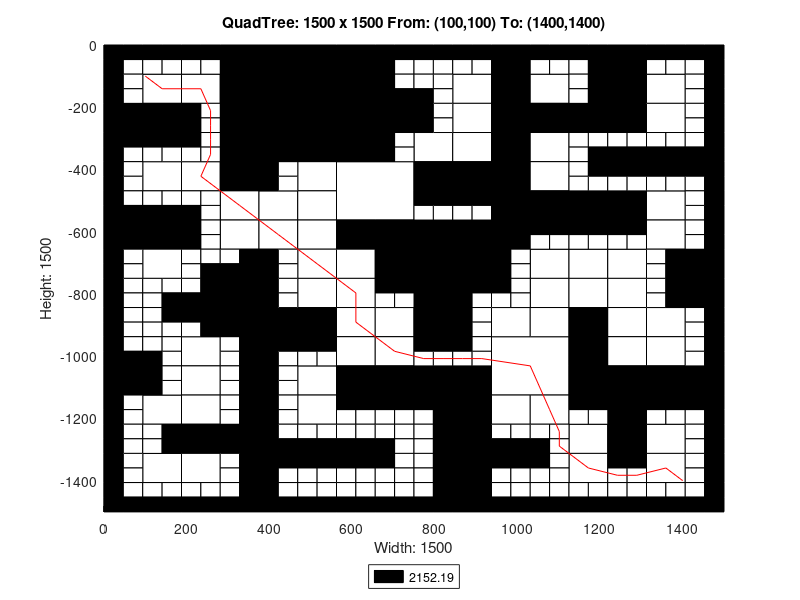

MATLAB code to generate this figure:
axis([0 1500 -1500 0]);
title('QuadTree: 1500 x 1500 From: (100,100) To: (1400,1400)');
xlabel('Width: 1500');
ylabel('Height: 1500');
rectangle('Position',[375 -187.5 187.5 187.5], 'FaceColor',[0 0 0]);
rectangle('Position',[375 -375 187.5 187.5], 'FaceColor',[0 0 0]);
rectangle('Position',[562.5 -562.5 187.5 187.5], 'FaceColor',[1 1 1]);
rectangle('Position',[750 -750 187.5 187.5], 'FaceColor',[0 0 0]);
rectangle('Position',[937.5 -1125 187.5 187.5], 'FaceColor',[1 1 1]);
rectangle('Position',[93.75 -187.5 93.75 93.75], 'FaceColor',[1 1 1]);
rectangle('Position',[281.25 -93.75 93.75 93.75], 'FaceColor',[0 0 0]);
rectangle('Position',[187.5 -187.5 93.75 93.75], 'FaceColor',[1 1 1]);
rectangle('Position',[281.25 -187.5 93.75 93.75], 'FaceColor',[0 0 0]);
rectangle('Position',[0 -281.25 93.75 93.75], 'FaceColor',[0 0 0]);
rectangle('Position',[93.75 -281.25 93.75 93.75], 'FaceColor',[0 0 0]);
rectangle('Position',[281.25 -281.25 93.75 93.75], 'FaceColor',[0 0 0]);
rectangle('Position',[281.25 -375 93.75 93.75], 'FaceColor',[0 0 0]);
rectangle('Position',[562.5 -93.75 93.75 93.75], 'FaceColor',[0 0 0]);
rectangle('Position',[562.5 -187.5 93.75 93.75], 'FaceColor',[0 0 0]);
rectangle('Position',[562.5 -281.25 93.75 93.75], 'FaceColor',[0 0 0]);
rectangle('Position',[656.25 -281.25 93.75 93.75], 'FaceColor',[0 0 0]);
rectangle('Position',[562.5 -375 93.75 93.75], 'FaceColor',[0 0 0]);
rectangle('Position',[93.75 -468.75 93.75 93.75], 'FaceColor',[1 1 1]);
rectangle('Position',[187.5 -468.75 93.75 93.75], 'FaceColor',[1 1 1]);
rectangle('Position',[281.25 -468.75 93.75 93.75], 'FaceColor',[0 0 0]);
rectangle('Position',[281.25 -562.5 93.75 93.75], 'FaceColor',[1 1 1]);
rectangle('Position',[0 -656.25 93.75 93.75], 'FaceColor',[0 0 0]);
rectangle('Position',[93.75 -656.25 93.75 93.75], 'FaceColor',[0 0 0]);
rectangle('Position',[93.75 -750 93.75 93.75], 'FaceColor',[1 1 1]);
rectangle('Position',[281.25 -656.25 93.75 93.75], 'FaceColor',[1 1 1]);
rectangle('Position',[468.75 -468.75 93.75 93.75], 'FaceColor',[1 1 1]);
rectangle('Position',[375 -562.5 93.75 93.75], 'FaceColor',[1 1 1]);
rectangle('Position',[468.75 -562.5 93.75 93.75], 'FaceColor',[1 1 1]);
rectangle('Position',[375 -656.25 93.75 93.75], 'FaceColor',[1 1 1]);
rectangle('Position',[468.75 -656.25 93.75 93.75], 'FaceColor',[1 1 1]);
rectangle('Position',[468.75 -750 93.75 93.75], 'FaceColor',[1 1 1]);
rectangle('Position',[562.5 -656.25 93.75 93.75], 'FaceColor',[0 0 0]);
rectangle('Position',[656.25 -656.25 93.75 93.75], 'FaceColor',[0 0 0]);
rectangle('Position',[562.5 -750 93.75 93.75], 'FaceColor',[1 1 1]);
rectangle('Position',[656.25 -750 93.75 93.75], 'FaceColor',[0 0 0]);
rectangle('Position',[843.75 -187.5 93.75 93.75], 'FaceColor',[1 1 1]);
rectangle('Position',[937.5 -93.75 93.75 93.75], 'FaceColor',[0 0 0]);
rectangle('Position',[937.5 -187.5 93.75 93.75], 'FaceColor',[0 0 0]);
rectangle('Position',[1031.25 -187.5 93.75 93.75], 'FaceColor',[1 1 1]);
rectangle('Position',[843.75 -281.25 93.75 93.75], 'FaceColor',[1 1 1]);
rectangle('Position',[750 -375 93.75 93.75], 'FaceColor',[1 1 1]);
rectangle('Position',[843.75 -375 93.75 93.75], 'FaceColor',[1 1 1]);
rectangle('Position',[937.5 -281.25 93.75 93.75], 'FaceColor',[0 0 0]);
rectangle('Position',[1031.25 -281.25 93.75 93.75], 'FaceColor',[0 0 0]);
rectangle('Position',[937.5 -375 93.75 93.75], 'FaceColor',[0 0 0]);
rectangle('Position',[1031.25 -375 93.75 93.75], 'FaceColor',[1 1 1]);
rectangle('Position',[1218.75 -93.75 93.75 93.75], 'FaceColor',[0 0 0]);
rectangle('Position',[1218.75 -187.5 93.75 93.75], 'FaceColor',[0 0 0]);
rectangle('Position',[1312.5 -187.5 93.75 93.75], 'FaceColor',[1 1 1]);
rectangle('Position',[1125 -281.25 93.75 93.75], 'FaceColor',[0 0 0]);
rectangle('Position',[1218.75 -281.25 93.75 93.75], 'FaceColor',[0 0 0]);
rectangle('Position',[1312.5 -281.25 93.75 93.75], 'FaceColor',[1 1 1]);
rectangle('Position',[750 -468.75 93.75 93.75], 'FaceColor',[0 0 0]);
rectangle('Position',[843.75 -468.75 93.75 93.75], 'FaceColor',[0 0 0]);
rectangle('Position',[937.5 -468.75 93.75 93.75], 'FaceColor',[0 0 0]);
rectangle('Position',[1031.25 -468.75 93.75 93.75], 'FaceColor',[1 1 1]);
rectangle('Position',[937.5 -562.5 93.75 93.75], 'FaceColor',[0 0 0]);
rectangle('Position',[1031.25 -562.5 93.75 93.75], 'FaceColor',[0 0 0]);
rectangle('Position',[937.5 -656.25 93.75 93.75], 'FaceColor',[0 0 0]);
rectangle('Position',[1031.25 -750 93.75 93.75], 'FaceColor',[1 1 1]);
rectangle('Position',[1125 -562.5 93.75 93.75], 'FaceColor',[0 0 0]);
rectangle('Position',[1218.75 -562.5 93.75 93.75], 'FaceColor',[0 0 0]);
rectangle('Position',[1312.5 -562.5 93.75 93.75], 'FaceColor',[1 1 1]);
rectangle('Position',[1125 -750 93.75 93.75], 'FaceColor',[1 1 1]);
rectangle('Position',[1218.75 -750 93.75 93.75], 'FaceColor',[1 1 1]);
rectangle('Position',[1312.5 -656.25 93.75 93.75], 'FaceColor',[1 1 1]);
rectangle('Position',[1406.25 -750 93.75 93.75], 'FaceColor',[0 0 0]);
rectangle('Position',[281.25 -843.75 93.75 93.75], 'FaceColor',[0 0 0]);
rectangle('Position',[281.25 -937.5 93.75 93.75], 'FaceColor',[0 0 0]);
rectangle('Position',[0 -1125 93.75 93.75], 'FaceColor',[0 0 0]);
rectangle('Position',[187.5 -1031.25 93.75 93.75], 'FaceColor',[1 1 1]);
rectangle('Position',[187.5 -1125 93.75 93.75], 'FaceColor',[1 1 1]);
rectangle('Position',[468.75 -843.75 93.75 93.75], 'FaceColor',[1 1 1]);
rectangle('Position',[375 -937.5 93.75 93.75], 'FaceColor',[0 0 0]);
rectangle('Position',[468.75 -937.5 93.75 93.75], 'FaceColor',[0 0 0]);
rectangle('Position',[562.5 -843.75 93.75 93.75], 'FaceColor',[1 1 1]);
rectangle('Position',[562.5 -937.5 93.75 93.75], 'FaceColor',[1 1 1]);
rectangle('Position',[656.25 -937.5 93.75 93.75], 'FaceColor',[1 1 1]);
rectangle('Position',[468.75 -1125 93.75 93.75], 'FaceColor',[1 1 1]);
rectangle('Position',[562.5 -1031.25 93.75 93.75], 'FaceColor',[1 1 1]);
rectangle('Position',[656.25 -1031.25 93.75 93.75], 'FaceColor',[1 1 1]);
rectangle('Position',[562.5 -1125 93.75 93.75], 'FaceColor',[0 0 0]);
rectangle('Position',[656.25 -1125 93.75 93.75], 'FaceColor',[0 0 0]);
rectangle('Position',[93.75 -1218.75 93.75 93.75], 'FaceColor',[1 1 1]);
rectangle('Position',[187.5 -1218.75 93.75 93.75], 'FaceColor',[1 1 1]);
rectangle('Position',[187.5 -1312.5 93.75 93.75], 'FaceColor',[0 0 0]);
rectangle('Position',[281.25 -1312.5 93.75 93.75], 'FaceColor',[0 0 0]);
rectangle('Position',[93.75 -1406.25 93.75 93.75], 'FaceColor',[1 1 1]);
rectangle('Position',[187.5 -1406.25 93.75 93.75], 'FaceColor',[1 1 1]);
rectangle('Position',[468.75 -1218.75 93.75 93.75], 'FaceColor',[1 1 1]);
rectangle('Position',[750 -843.75 93.75 93.75], 'FaceColor',[0 0 0]);
rectangle('Position',[750 -937.5 93.75 93.75], 'FaceColor',[0 0 0]);
rectangle('Position',[1031.25 -843.75 93.75 93.75], 'FaceColor',[1 1 1]);
rectangle('Position',[937.5 -937.5 93.75 93.75], 'FaceColor',[1 1 1]);
rectangle('Position',[1031.25 -937.5 93.75 93.75], 'FaceColor',[1 1 1]);
rectangle('Position',[750 -1125 93.75 93.75], 'FaceColor',[0 0 0]);
rectangle('Position',[843.75 -1125 93.75 93.75], 'FaceColor',[0 0 0]);
rectangle('Position',[1125 -843.75 93.75 93.75], 'FaceColor',[1 1 1]);
rectangle('Position',[1218.75 -843.75 93.75 93.75], 'FaceColor',[1 1 1]);
rectangle('Position',[1125 -937.5 93.75 93.75], 'FaceColor',[0 0 0]);
rectangle('Position',[1218.75 -937.5 93.75 93.75], 'FaceColor',[1 1 1]);
rectangle('Position',[1406.25 -843.75 93.75 93.75], 'FaceColor',[0 0 0]);
rectangle('Position',[1312.5 -937.5 93.75 93.75], 'FaceColor',[1 1 1]);
rectangle('Position',[1125 -1031.25 93.75 93.75], 'FaceColor',[0 0 0]);
rectangle('Position',[1218.75 -1031.25 93.75 93.75], 'FaceColor',[1 1 1]);
rectangle('Position',[1125 -1125 93.75 93.75], 'FaceColor',[0 0 0]);
rectangle('Position',[1218.75 -1125 93.75 93.75], 'FaceColor',[0 0 0]);
rectangle('Position',[1312.5 -1031.25 93.75 93.75], 'FaceColor',[1 1 1]);
rectangle('Position',[1312.5 -1125 93.75 93.75], 'FaceColor',[0 0 0]);
rectangle('Position',[1406.25 -1125 93.75 93.75], 'FaceColor',[0 0 0]);
rectangle('Position',[843.75 -1218.75 93.75 93.75], 'FaceColor',[0 0 0]);
rectangle('Position',[843.75 -1312.5 93.75 93.75], 'FaceColor',[0 0 0]);
rectangle('Position',[937.5 -1218.75 93.75 93.75], 'FaceColor',[1 1 1]);
rectangle('Position',[1031.25 -1218.75 93.75 93.75], 'FaceColor',[1 1 1]);
rectangle('Position',[843.75 -1406.25 93.75 93.75], 'FaceColor',[0 0 0]);
rectangle('Position',[843.75 -1500 93.75 93.75], 'FaceColor',[0 0 0]);
rectangle('Position',[1218.75 -1218.75 93.75 93.75], 'FaceColor',[0 0 0]);
rectangle('Position',[1125 -1312.5 93.75 93.75], 'FaceColor',[1 1 1]);
rectangle('Position',[1218.75 -1312.5 93.75 93.75], 'FaceColor',[0 0 0]);
rectangle('Position',[1312.5 -1312.5 93.75 93.75], 'FaceColor',[1 1 1]);
rectangle('Position',[1125 -1406.25 93.75 93.75], 'FaceColor',[1 1 1]);
rectangle('Position',[1312.5 -1406.25 93.75 93.75], 'FaceColor',[1 1 1]);
rectangle('Position',[0 -46.875 46.875 46.875], 'FaceColor',[0 0 0]);
rectangle('Position',[46.875 -46.875 46.875 46.875], 'FaceColor',[0 0 0]);
rectangle('Position',[0 -93.75 46.875 46.875], 'FaceColor',[0 0 0]);
rectangle('Position',[46.875 -93.75 46.875 46.875], 'FaceColor',[1 1 1]);
rectangle('Position',[93.75 -46.875 46.875 46.875], 'FaceColor',[0 0 0]);
rectangle('Position',[140.625 -46.875 46.875 46.875], 'FaceColor',[0 0 0]);
rectangle('Position',[93.75 -93.75 46.875 46.875], 'FaceColor',[1 1 1]);
rectangle('Position',[140.625 -93.75 46.875 46.875], 'FaceColor',[1 1 1]);
rectangle('Position',[0 -140.625 46.875 46.875], 'FaceColor',[0 0 0]);
rectangle('Position',[46.875 -140.625 46.875 46.875], 'FaceColor',[1 1 1]);
rectangle('Position',[0 -187.5 46.875 46.875], 'FaceColor',[0 0 0]);
rectangle('Position',[46.875 -187.5 46.875 46.875], 'FaceColor',[1 1 1]);
rectangle('Position',[187.5 -46.875 46.875 46.875], 'FaceColor',[0 0 0]);
rectangle('Position',[234.375 -46.875 46.875 46.875], 'FaceColor',[0 0 0]);
rectangle('Position',[187.5 -93.75 46.875 46.875], 'FaceColor',[1 1 1]);
rectangle('Position',[234.375 -93.75 46.875 46.875], 'FaceColor',[1 1 1]);
rectangle('Position',[0 -328.125 46.875 46.875], 'FaceColor',[0 0 0]);
rectangle('Position',[46.875 -328.125 46.875 46.875], 'FaceColor',[0 0 0]);
rectangle('Position',[0 -375 46.875 46.875], 'FaceColor',[0 0 0]);
rectangle('Position',[46.875 -375 46.875 46.875], 'FaceColor',[1 1 1]);
rectangle('Position',[93.75 -328.125 46.875 46.875], 'FaceColor',[0 0 0]);
rectangle('Position',[140.625 -328.125 46.875 46.875], 'FaceColor',[0 0 0]);
rectangle('Position',[93.75 -375 46.875 46.875], 'FaceColor',[1 1 1]);
rectangle('Position',[140.625 -375 46.875 46.875], 'FaceColor',[1 1 1]);
rectangle('Position',[187.5 -234.375 46.875 46.875], 'FaceColor',[0 0 0]);
rectangle('Position',[234.375 -234.375 46.875 46.875], 'FaceColor',[1 1 1]);
rectangle('Position',[187.5 -281.25 46.875 46.875], 'FaceColor',[0 0 0]);
rectangle('Position',[234.375 -281.25 46.875 46.875], 'FaceColor',[1 1 1]);
rectangle('Position',[187.5 -328.125 46.875 46.875], 'FaceColor',[0 0 0]);
rectangle('Position',[234.375 -328.125 46.875 46.875], 'FaceColor',[1 1 1]);
rectangle('Position',[187.5 -375 46.875 46.875], 'FaceColor',[1 1 1]);
rectangle('Position',[234.375 -375 46.875 46.875], 'FaceColor',[1 1 1]);
rectangle('Position',[656.25 -46.875 46.875 46.875], 'FaceColor',[0 0 0]);
rectangle('Position',[703.125 -46.875 46.875 46.875], 'FaceColor',[0 0 0]);
rectangle('Position',[656.25 -93.75 46.875 46.875], 'FaceColor',[0 0 0]);
rectangle('Position',[703.125 -93.75 46.875 46.875], 'FaceColor',[1 1 1]);
rectangle('Position',[656.25 -140.625 46.875 46.875], 'FaceColor',[0 0 0]);
rectangle('Position',[703.125 -140.625 46.875 46.875], 'FaceColor',[1 1 1]);
rectangle('Position',[656.25 -187.5 46.875 46.875], 'FaceColor',[0 0 0]);
rectangle('Position',[703.125 -187.5 46.875 46.875], 'FaceColor',[0 0 0]);
rectangle('Position',[656.25 -328.125 46.875 46.875], 'FaceColor',[0 0 0]);
rectangle('Position',[703.125 -328.125 46.875 46.875], 'FaceColor',[1 1 1]);
rectangle('Position',[656.25 -375 46.875 46.875], 'FaceColor',[0 0 0]);
rectangle('Position',[703.125 -375 46.875 46.875], 'FaceColor',[1 1 1]);
rectangle('Position',[0 -421.875 46.875 46.875], 'FaceColor',[0 0 0]);
rectangle('Position',[46.875 -421.875 46.875 46.875], 'FaceColor',[1 1 1]);
rectangle('Position',[0 -468.75 46.875 46.875], 'FaceColor',[0 0 0]);
rectangle('Position',[46.875 -468.75 46.875 46.875], 'FaceColor',[1 1 1]);
rectangle('Position',[0 -515.625 46.875 46.875], 'FaceColor',[0 0 0]);
rectangle('Position',[46.875 -515.625 46.875 46.875], 'FaceColor',[1 1 1]);
rectangle('Position',[0 -562.5 46.875 46.875], 'FaceColor',[0 0 0]);
rectangle('Position',[46.875 -562.5 46.875 46.875], 'FaceColor',[0 0 0]);
rectangle('Position',[93.75 -515.625 46.875 46.875], 'FaceColor',[1 1 1]);
rectangle('Position',[140.625 -515.625 46.875 46.875], 'FaceColor',[1 1 1]);
rectangle('Position',[93.75 -562.5 46.875 46.875], 'FaceColor',[0 0 0]);
rectangle('Position',[140.625 -562.5 46.875 46.875], 'FaceColor',[0 0 0]);
rectangle('Position',[187.5 -515.625 46.875 46.875], 'FaceColor',[1 1 1]);
rectangle('Position',[234.375 -515.625 46.875 46.875], 'FaceColor',[1 1 1]);
rectangle('Position',[187.5 -562.5 46.875 46.875], 'FaceColor',[0 0 0]);
rectangle('Position',[234.375 -562.5 46.875 46.875], 'FaceColor',[1 1 1]);
rectangle('Position',[0 -703.125 46.875 46.875], 'FaceColor',[0 0 0]);
rectangle('Position',[46.875 -703.125 46.875 46.875], 'FaceColor',[1 1 1]);
rectangle('Position',[0 -750 46.875 46.875], 'FaceColor',[0 0 0]);
rectangle('Position',[46.875 -750 46.875 46.875], 'FaceColor',[1 1 1]);
rectangle('Position',[187.5 -609.375 46.875 46.875], 'FaceColor',[0 0 0]);
rectangle('Position',[234.375 -609.375 46.875 46.875], 'FaceColor',[1 1 1]);
rectangle('Position',[187.5 -656.25 46.875 46.875], 'FaceColor',[0 0 0]);
rectangle('Position',[234.375 -656.25 46.875 46.875], 'FaceColor',[1 1 1]);
rectangle('Position',[187.5 -703.125 46.875 46.875], 'FaceColor',[1 1 1]);
rectangle('Position',[234.375 -703.125 46.875 46.875], 'FaceColor',[1 1 1]);
rectangle('Position',[187.5 -750 46.875 46.875], 'FaceColor',[1 1 1]);
rectangle('Position',[234.375 -750 46.875 46.875], 'FaceColor',[0 0 0]);
rectangle('Position',[281.25 -703.125 46.875 46.875], 'FaceColor',[1 1 1]);
rectangle('Position',[328.125 -703.125 46.875 46.875], 'FaceColor',[0 0 0]);
rectangle('Position',[281.25 -750 46.875 46.875], 'FaceColor',[0 0 0]);
rectangle('Position',[328.125 -750 46.875 46.875], 'FaceColor',[0 0 0]);
rectangle('Position',[375 -421.875 46.875 46.875], 'FaceColor',[0 0 0]);
rectangle('Position',[421.875 -421.875 46.875 46.875], 'FaceColor',[1 1 1]);
rectangle('Position',[375 -468.75 46.875 46.875], 'FaceColor',[0 0 0]);
rectangle('Position',[421.875 -468.75 46.875 46.875], 'FaceColor',[1 1 1]);
rectangle('Position',[375 -703.125 46.875 46.875], 'FaceColor',[0 0 0]);
rectangle('Position',[421.875 -703.125 46.875 46.875], 'FaceColor',[1 1 1]);
rectangle('Position',[375 -750 46.875 46.875], 'FaceColor',[0 0 0]);
rectangle('Position',[421.875 -750 46.875 46.875], 'FaceColor',[1 1 1]);
rectangle('Position',[750 -46.875 46.875 46.875], 'FaceColor',[0 0 0]);
rectangle('Position',[796.875 -46.875 46.875 46.875], 'FaceColor',[0 0 0]);
rectangle('Position',[750 -93.75 46.875 46.875], 'FaceColor',[1 1 1]);
rectangle('Position',[796.875 -93.75 46.875 46.875], 'FaceColor',[1 1 1]);
rectangle('Position',[843.75 -46.875 46.875 46.875], 'FaceColor',[0 0 0]);
rectangle('Position',[890.625 -46.875 46.875 46.875], 'FaceColor',[0 0 0]);
rectangle('Position',[843.75 -93.75 46.875 46.875], 'FaceColor',[1 1 1]);
rectangle('Position',[890.625 -93.75 46.875 46.875], 'FaceColor',[1 1 1]);
rectangle('Position',[750 -140.625 46.875 46.875], 'FaceColor',[1 1 1]);
rectangle('Position',[796.875 -140.625 46.875 46.875], 'FaceColor',[1 1 1]);
rectangle('Position',[750 -187.5 46.875 46.875], 'FaceColor',[0 0 0]);
rectangle('Position',[796.875 -187.5 46.875 46.875], 'FaceColor',[1 1 1]);
rectangle('Position',[1031.25 -46.875 46.875 46.875], 'FaceColor',[0 0 0]);
rectangle('Position',[1078.12 -46.875 46.875 46.875], 'FaceColor',[0 0 0]);
rectangle('Position',[1031.25 -93.75 46.875 46.875], 'FaceColor',[1 1 1]);
rectangle('Position',[1078.12 -93.75 46.875 46.875], 'FaceColor',[1 1 1]);
rectangle('Position',[750 -234.375 46.875 46.875], 'FaceColor',[0 0 0]);
rectangle('Position',[796.875 -234.375 46.875 46.875], 'FaceColor',[1 1 1]);
rectangle('Position',[750 -281.25 46.875 46.875], 'FaceColor',[0 0 0]);
rectangle('Position',[796.875 -281.25 46.875 46.875], 'FaceColor',[1 1 1]);
rectangle('Position',[1125 -46.875 46.875 46.875], 'FaceColor',[0 0 0]);
rectangle('Position',[1171.88 -46.875 46.875 46.875], 'FaceColor',[0 0 0]);
rectangle('Position',[1125 -93.75 46.875 46.875], 'FaceColor',[1 1 1]);
rectangle('Position',[1171.88 -93.75 46.875 46.875], 'FaceColor',[0 0 0]);
rectangle('Position',[1125 -140.625 46.875 46.875], 'FaceColor',[1 1 1]);
rectangle('Position',[1171.88 -140.625 46.875 46.875], 'FaceColor',[0 0 0]);
rectangle('Position',[1125 -187.5 46.875 46.875], 'FaceColor',[1 1 1]);
rectangle('Position',[1171.88 -187.5 46.875 46.875], 'FaceColor',[0 0 0]);
rectangle('Position',[1312.5 -46.875 46.875 46.875], 'FaceColor',[0 0 0]);
rectangle('Position',[1359.38 -46.875 46.875 46.875], 'FaceColor',[0 0 0]);
rectangle('Position',[1312.5 -93.75 46.875 46.875], 'FaceColor',[1 1 1]);
rectangle('Position',[1359.38 -93.75 46.875 46.875], 'FaceColor',[1 1 1]);
rectangle('Position',[1406.25 -46.875 46.875 46.875], 'FaceColor',[0 0 0]);
rectangle('Position',[1453.12 -46.875 46.875 46.875], 'FaceColor',[0 0 0]);
rectangle('Position',[1406.25 -93.75 46.875 46.875], 'FaceColor',[1 1 1]);
rectangle('Position',[1453.12 -93.75 46.875 46.875], 'FaceColor',[0 0 0]);
rectangle('Position',[1406.25 -140.625 46.875 46.875], 'FaceColor',[1 1 1]);
rectangle('Position',[1453.12 -140.625 46.875 46.875], 'FaceColor',[0 0 0]);
rectangle('Position',[1406.25 -187.5 46.875 46.875], 'FaceColor',[1 1 1]);
rectangle('Position',[1453.12 -187.5 46.875 46.875], 'FaceColor',[0 0 0]);
rectangle('Position',[1125 -328.125 46.875 46.875], 'FaceColor',[1 1 1]);
rectangle('Position',[1171.88 -328.125 46.875 46.875], 'FaceColor',[1 1 1]);
rectangle('Position',[1125 -375 46.875 46.875], 'FaceColor',[1 1 1]);
rectangle('Position',[1171.88 -375 46.875 46.875], 'FaceColor',[0 0 0]);
rectangle('Position',[1218.75 -328.125 46.875 46.875], 'FaceColor',[1 1 1]);
rectangle('Position',[1265.62 -328.125 46.875 46.875], 'FaceColor',[1 1 1]);
rectangle('Position',[1218.75 -375 46.875 46.875], 'FaceColor',[0 0 0]);
rectangle('Position',[1265.62 -375 46.875 46.875], 'FaceColor',[0 0 0]);
rectangle('Position',[1406.25 -234.375 46.875 46.875], 'FaceColor',[1 1 1]);
rectangle('Position',[1453.12 -234.375 46.875 46.875], 'FaceColor',[0 0 0]);
rectangle('Position',[1406.25 -281.25 46.875 46.875], 'FaceColor',[1 1 1]);
rectangle('Position',[1453.12 -281.25 46.875 46.875], 'FaceColor',[0 0 0]);
rectangle('Position',[1312.5 -328.125 46.875 46.875], 'FaceColor',[1 1 1]);
rectangle('Position',[1359.38 -328.125 46.875 46.875], 'FaceColor',[1 1 1]);
rectangle('Position',[1312.5 -375 46.875 46.875], 'FaceColor',[0 0 0]);
rectangle('Position',[1359.38 -375 46.875 46.875], 'FaceColor',[0 0 0]);
rectangle('Position',[1406.25 -328.125 46.875 46.875], 'FaceColor',[1 1 1]);
rectangle('Position',[1453.12 -328.125 46.875 46.875], 'FaceColor',[0 0 0]);
rectangle('Position',[1406.25 -375 46.875 46.875], 'FaceColor',[0 0 0]);
rectangle('Position',[1453.12 -375 46.875 46.875], 'FaceColor',[0 0 0]);
rectangle('Position',[750 -515.625 46.875 46.875], 'FaceColor',[0 0 0]);
rectangle('Position',[796.875 -515.625 46.875 46.875], 'FaceColor',[0 0 0]);
rectangle('Position',[750 -562.5 46.875 46.875], 'FaceColor',[1 1 1]);
rectangle('Position',[796.875 -562.5 46.875 46.875], 'FaceColor',[1 1 1]);
rectangle('Position',[843.75 -515.625 46.875 46.875], 'FaceColor',[0 0 0]);
rectangle('Position',[890.625 -515.625 46.875 46.875], 'FaceColor',[0 0 0]);
rectangle('Position',[843.75 -562.5 46.875 46.875], 'FaceColor',[1 1 1]);
rectangle('Position',[890.625 -562.5 46.875 46.875], 'FaceColor',[1 1 1]);
rectangle('Position',[1031.25 -609.375 46.875 46.875], 'FaceColor',[0 0 0]);
rectangle('Position',[1078.12 -609.375 46.875 46.875], 'FaceColor',[0 0 0]);
rectangle('Position',[1031.25 -656.25 46.875 46.875], 'FaceColor',[1 1 1]);
rectangle('Position',[1078.12 -656.25 46.875 46.875], 'FaceColor',[1 1 1]);
rectangle('Position',[937.5 -703.125 46.875 46.875], 'FaceColor',[0 0 0]);
rectangle('Position',[984.375 -703.125 46.875 46.875], 'FaceColor',[1 1 1]);
rectangle('Position',[937.5 -750 46.875 46.875], 'FaceColor',[0 0 0]);
rectangle('Position',[984.375 -750 46.875 46.875], 'FaceColor',[1 1 1]);
rectangle('Position',[1125 -421.875 46.875 46.875], 'FaceColor',[1 1 1]);
rectangle('Position',[1171.88 -421.875 46.875 46.875], 'FaceColor',[0 0 0]);
rectangle('Position',[1125 -468.75 46.875 46.875], 'FaceColor',[1 1 1]);
rectangle('Position',[1171.88 -468.75 46.875 46.875], 'FaceColor',[1 1 1]);
rectangle('Position',[1218.75 -421.875 46.875 46.875], 'FaceColor',[0 0 0]);
rectangle('Position',[1265.62 -421.875 46.875 46.875], 'FaceColor',[0 0 0]);
rectangle('Position',[1218.75 -468.75 46.875 46.875], 'FaceColor',[1 1 1]);
rectangle('Position',[1265.62 -468.75 46.875 46.875], 'FaceColor',[1 1 1]);
rectangle('Position',[1312.5 -421.875 46.875 46.875], 'FaceColor',[0 0 0]);
rectangle('Position',[1359.38 -421.875 46.875 46.875], 'FaceColor',[0 0 0]);
rectangle('Position',[1312.5 -468.75 46.875 46.875], 'FaceColor',[1 1 1]);
rectangle('Position',[1359.38 -468.75 46.875 46.875], 'FaceColor',[1 1 1]);
rectangle('Position',[1406.25 -421.875 46.875 46.875], 'FaceColor',[0 0 0]);
rectangle('Position',[1453.12 -421.875 46.875 46.875], 'FaceColor',[0 0 0]);
rectangle('Position',[1406.25 -468.75 46.875 46.875], 'FaceColor',[1 1 1]);
rectangle('Position',[1453.12 -468.75 46.875 46.875], 'FaceColor',[0 0 0]);
rectangle('Position',[1406.25 -515.625 46.875 46.875], 'FaceColor',[1 1 1]);
rectangle('Position',[1453.12 -515.625 46.875 46.875], 'FaceColor',[0 0 0]);
rectangle('Position',[1406.25 -562.5 46.875 46.875], 'FaceColor',[1 1 1]);
rectangle('Position',[1453.12 -562.5 46.875 46.875], 'FaceColor',[0 0 0]);
rectangle('Position',[1125 -609.375 46.875 46.875], 'FaceColor',[0 0 0]);
rectangle('Position',[1171.88 -609.375 46.875 46.875], 'FaceColor',[0 0 0]);
rectangle('Position',[1125 -656.25 46.875 46.875], 'FaceColor',[1 1 1]);
rectangle('Position',[1171.88 -656.25 46.875 46.875], 'FaceColor',[1 1 1]);
rectangle('Position',[1218.75 -609.375 46.875 46.875], 'FaceColor',[0 0 0]);
rectangle('Position',[1265.62 -609.375 46.875 46.875], 'FaceColor',[0 0 0]);
rectangle('Position',[1218.75 -656.25 46.875 46.875], 'FaceColor',[1 1 1]);
rectangle('Position',[1265.62 -656.25 46.875 46.875], 'FaceColor',[1 1 1]);
rectangle('Position',[1406.25 -609.375 46.875 46.875], 'FaceColor',[1 1 1]);
rectangle('Position',[1453.12 -609.375 46.875 46.875], 'FaceColor',[0 0 0]);
rectangle('Position',[1406.25 -656.25 46.875 46.875], 'FaceColor',[1 1 1]);
rectangle('Position',[1453.12 -656.25 46.875 46.875], 'FaceColor',[0 0 0]);
rectangle('Position',[1312.5 -703.125 46.875 46.875], 'FaceColor',[1 1 1]);
rectangle('Position',[1359.38 -703.125 46.875 46.875], 'FaceColor',[0 0 0]);
rectangle('Position',[1312.5 -750 46.875 46.875], 'FaceColor',[1 1 1]);
rectangle('Position',[1359.38 -750 46.875 46.875], 'FaceColor',[0 0 0]);
rectangle('Position',[0 -796.875 46.875 46.875], 'FaceColor',[0 0 0]);
rectangle('Position',[46.875 -796.875 46.875 46.875], 'FaceColor',[1 1 1]);
rectangle('Position',[0 -843.75 46.875 46.875], 'FaceColor',[0 0 0]);
rectangle('Position',[46.875 -843.75 46.875 46.875], 'FaceColor',[1 1 1]);
rectangle('Position',[93.75 -796.875 46.875 46.875], 'FaceColor',[1 1 1]);
rectangle('Position',[140.625 -796.875 46.875 46.875], 'FaceColor',[1 1 1]);
rectangle('Position',[93.75 -843.75 46.875 46.875], 'FaceColor',[1 1 1]);
rectangle('Position',[140.625 -843.75 46.875 46.875], 'FaceColor',[0 0 0]);
rectangle('Position',[0 -890.625 46.875 46.875], 'FaceColor',[0 0 0]);
rectangle('Position',[46.875 -890.625 46.875 46.875], 'FaceColor',[1 1 1]);
rectangle('Position',[0 -937.5 46.875 46.875], 'FaceColor',[0 0 0]);
rectangle('Position',[46.875 -937.5 46.875 46.875], 'FaceColor',[1 1 1]);
rectangle('Position',[93.75 -890.625 46.875 46.875], 'FaceColor',[1 1 1]);
rectangle('Position',[140.625 -890.625 46.875 46.875], 'FaceColor',[0 0 0]);
rectangle('Position',[93.75 -937.5 46.875 46.875], 'FaceColor',[1 1 1]);
rectangle('Position',[140.625 -937.5 46.875 46.875], 'FaceColor',[1 1 1]);
rectangle('Position',[187.5 -796.875 46.875 46.875], 'FaceColor',[1 1 1]);
rectangle('Position',[234.375 -796.875 46.875 46.875], 'FaceColor',[0 0 0]);
rectangle('Position',[187.5 -843.75 46.875 46.875], 'FaceColor',[0 0 0]);
rectangle('Position',[234.375 -843.75 46.875 46.875], 'FaceColor',[0 0 0]);
rectangle('Position',[187.5 -890.625 46.875 46.875], 'FaceColor',[0 0 0]);
rectangle('Position',[234.375 -890.625 46.875 46.875], 'FaceColor',[0 0 0]);
rectangle('Position',[187.5 -937.5 46.875 46.875], 'FaceColor',[1 1 1]);
rectangle('Position',[234.375 -937.5 46.875 46.875], 'FaceColor',[0 0 0]);
rectangle('Position',[0 -984.375 46.875 46.875], 'FaceColor',[0 0 0]);
rectangle('Position',[46.875 -984.375 46.875 46.875], 'FaceColor',[1 1 1]);
rectangle('Position',[0 -1031.25 46.875 46.875], 'FaceColor',[0 0 0]);
rectangle('Position',[46.875 -1031.25 46.875 46.875], 'FaceColor',[0 0 0]);
rectangle('Position',[93.75 -984.375 46.875 46.875], 'FaceColor',[1 1 1]);
rectangle('Position',[140.625 -984.375 46.875 46.875], 'FaceColor',[1 1 1]);
rectangle('Position',[93.75 -1031.25 46.875 46.875], 'FaceColor',[0 0 0]);
rectangle('Position',[140.625 -1031.25 46.875 46.875], 'FaceColor',[1 1 1]);
rectangle('Position',[93.75 -1078.12 46.875 46.875], 'FaceColor',[0 0 0]);
rectangle('Position',[140.625 -1078.12 46.875 46.875], 'FaceColor',[1 1 1]);
rectangle('Position',[93.75 -1125 46.875 46.875], 'FaceColor',[0 0 0]);
rectangle('Position',[140.625 -1125 46.875 46.875], 'FaceColor',[1 1 1]);
rectangle('Position',[281.25 -984.375 46.875 46.875], 'FaceColor',[1 1 1]);
rectangle('Position',[328.125 -984.375 46.875 46.875], 'FaceColor',[0 0 0]);
rectangle('Position',[281.25 -1031.25 46.875 46.875], 'FaceColor',[1 1 1]);
rectangle('Position',[328.125 -1031.25 46.875 46.875], 'FaceColor',[0 0 0]);
rectangle('Position',[281.25 -1078.12 46.875 46.875], 'FaceColor',[1 1 1]);
rectangle('Position',[328.125 -1078.12 46.875 46.875], 'FaceColor',[0 0 0]);
rectangle('Position',[281.25 -1125 46.875 46.875], 'FaceColor',[1 1 1]);
rectangle('Position',[328.125 -1125 46.875 46.875], 'FaceColor',[0 0 0]);
rectangle('Position',[375 -796.875 46.875 46.875], 'FaceColor',[0 0 0]);
rectangle('Position',[421.875 -796.875 46.875 46.875], 'FaceColor',[1 1 1]);
rectangle('Position',[375 -843.75 46.875 46.875], 'FaceColor',[0 0 0]);
rectangle('Position',[421.875 -843.75 46.875 46.875], 'FaceColor',[1 1 1]);
rectangle('Position',[656.25 -796.875 46.875 46.875], 'FaceColor',[0 0 0]);
rectangle('Position',[703.125 -796.875 46.875 46.875], 'FaceColor',[0 0 0]);
rectangle('Position',[656.25 -843.75 46.875 46.875], 'FaceColor',[1 1 1]);
rectangle('Position',[703.125 -843.75 46.875 46.875], 'FaceColor',[1 1 1]);
rectangle('Position',[375 -984.375 46.875 46.875], 'FaceColor',[0 0 0]);
rectangle('Position',[421.875 -984.375 46.875 46.875], 'FaceColor',[0 0 0]);
rectangle('Position',[375 -1031.25 46.875 46.875], 'FaceColor',[0 0 0]);
rectangle('Position',[421.875 -1031.25 46.875 46.875], 'FaceColor',[1 1 1]);
rectangle('Position',[468.75 -984.375 46.875 46.875], 'FaceColor',[0 0 0]);
rectangle('Position',[515.625 -984.375 46.875 46.875], 'FaceColor',[0 0 0]);
rectangle('Position',[468.75 -1031.25 46.875 46.875], 'FaceColor',[1 1 1]);
rectangle('Position',[515.625 -1031.25 46.875 46.875], 'FaceColor',[1 1 1]);
rectangle('Position',[375 -1078.12 46.875 46.875], 'FaceColor',[0 0 0]);
rectangle('Position',[421.875 -1078.12 46.875 46.875], 'FaceColor',[1 1 1]);
rectangle('Position',[375 -1125 46.875 46.875], 'FaceColor',[0 0 0]);
rectangle('Position',[421.875 -1125 46.875 46.875], 'FaceColor',[1 1 1]);
rectangle('Position',[0 -1171.88 46.875 46.875], 'FaceColor',[0 0 0]);
rectangle('Position',[46.875 -1171.88 46.875 46.875], 'FaceColor',[1 1 1]);
rectangle('Position',[0 -1218.75 46.875 46.875], 'FaceColor',[0 0 0]);
rectangle('Position',[46.875 -1218.75 46.875 46.875], 'FaceColor',[1 1 1]);
rectangle('Position',[0 -1265.62 46.875 46.875], 'FaceColor',[0 0 0]);
rectangle('Position',[46.875 -1265.62 46.875 46.875], 'FaceColor',[1 1 1]);
rectangle('Position',[0 -1312.5 46.875 46.875], 'FaceColor',[0 0 0]);
rectangle('Position',[46.875 -1312.5 46.875 46.875], 'FaceColor',[1 1 1]);
rectangle('Position',[93.75 -1265.62 46.875 46.875], 'FaceColor',[1 1 1]);
rectangle('Position',[140.625 -1265.62 46.875 46.875], 'FaceColor',[0 0 0]);
rectangle('Position',[93.75 -1312.5 46.875 46.875], 'FaceColor',[1 1 1]);
rectangle('Position',[140.625 -1312.5 46.875 46.875], 'FaceColor',[0 0 0]);
rectangle('Position',[281.25 -1171.88 46.875 46.875], 'FaceColor',[1 1 1]);
rectangle('Position',[328.125 -1171.88 46.875 46.875], 'FaceColor',[0 0 0]);
rectangle('Position',[281.25 -1218.75 46.875 46.875], 'FaceColor',[1 1 1]);
rectangle('Position',[328.125 -1218.75 46.875 46.875], 'FaceColor',[0 0 0]);
rectangle('Position',[0 -1359.38 46.875 46.875], 'FaceColor',[0 0 0]);
rectangle('Position',[46.875 -1359.38 46.875 46.875], 'FaceColor',[1 1 1]);
rectangle('Position',[0 -1406.25 46.875 46.875], 'FaceColor',[0 0 0]);
rectangle('Position',[46.875 -1406.25 46.875 46.875], 'FaceColor',[1 1 1]);
rectangle('Position',[0 -1453.12 46.875 46.875], 'FaceColor',[0 0 0]);
rectangle('Position',[46.875 -1453.12 46.875 46.875], 'FaceColor',[1 1 1]);
rectangle('Position',[0 -1500 46.875 46.875], 'FaceColor',[0 0 0]);
rectangle('Position',[46.875 -1500 46.875 46.875], 'FaceColor',[0 0 0]);
rectangle('Position',[93.75 -1453.12 46.875 46.875], 'FaceColor',[1 1 1]);
rectangle('Position',[140.625 -1453.12 46.875 46.875], 'FaceColor',[1 1 1]);
rectangle('Position',[93.75 -1500 46.875 46.875], 'FaceColor',[0 0 0]);
rectangle('Position',[140.625 -1500 46.875 46.875], 'FaceColor',[0 0 0]);
rectangle('Position',[281.25 -1359.38 46.875 46.875], 'FaceColor',[1 1 1]);
rectangle('Position',[328.125 -1359.38 46.875 46.875], 'FaceColor',[0 0 0]);
rectangle('Position',[281.25 -1406.25 46.875 46.875], 'FaceColor',[1 1 1]);
rectangle('Position',[328.125 -1406.25 46.875 46.875], 'FaceColor',[0 0 0]);
rectangle('Position',[187.5 -1453.12 46.875 46.875], 'FaceColor',[1 1 1]);
rectangle('Position',[234.375 -1453.12 46.875 46.875], 'FaceColor',[1 1 1]);
rectangle('Position',[187.5 -1500 46.875 46.875], 'FaceColor',[0 0 0]);
rectangle('Position',[234.375 -1500 46.875 46.875], 'FaceColor',[0 0 0]);
rectangle('Position',[281.25 -1453.12 46.875 46.875], 'FaceColor',[1 1 1]);
rectangle('Position',[328.125 -1453.12 46.875 46.875], 'FaceColor',[0 0 0]);
rectangle('Position',[281.25 -1500 46.875 46.875], 'FaceColor',[0 0 0]);
rectangle('Position',[328.125 -1500 46.875 46.875], 'FaceColor',[0 0 0]);
rectangle('Position',[375 -1171.88 46.875 46.875], 'FaceColor',[0 0 0]);
rectangle('Position',[421.875 -1171.88 46.875 46.875], 'FaceColor',[1 1 1]);
rectangle('Position',[375 -1218.75 46.875 46.875], 'FaceColor',[0 0 0]);
rectangle('Position',[421.875 -1218.75 46.875 46.875], 'FaceColor',[1 1 1]);
rectangle('Position',[375 -1265.62 46.875 46.875], 'FaceColor',[0 0 0]);
rectangle('Position',[421.875 -1265.62 46.875 46.875], 'FaceColor',[1 1 1]);
rectangle('Position',[375 -1312.5 46.875 46.875], 'FaceColor',[0 0 0]);
rectangle('Position',[421.875 -1312.5 46.875 46.875], 'FaceColor',[0 0 0]);
rectangle('Position',[468.75 -1265.62 46.875 46.875], 'FaceColor',[1 1 1]);
rectangle('Position',[515.625 -1265.62 46.875 46.875], 'FaceColor',[1 1 1]);
rectangle('Position',[468.75 -1312.5 46.875 46.875], 'FaceColor',[0 0 0]);
rectangle('Position',[515.625 -1312.5 46.875 46.875], 'FaceColor',[0 0 0]);
rectangle('Position',[562.5 -1171.88 46.875 46.875], 'FaceColor',[0 0 0]);
rectangle('Position',[609.375 -1171.88 46.875 46.875], 'FaceColor',[0 0 0]);
rectangle('Position',[562.5 -1218.75 46.875 46.875], 'FaceColor',[1 1 1]);
rectangle('Position',[609.375 -1218.75 46.875 46.875], 'FaceColor',[1 1 1]);
rectangle('Position',[656.25 -1171.88 46.875 46.875], 'FaceColor',[0 0 0]);
rectangle('Position',[703.125 -1171.88 46.875 46.875], 'FaceColor',[0 0 0]);
rectangle('Position',[656.25 -1218.75 46.875 46.875], 'FaceColor',[1 1 1]);
rectangle('Position',[703.125 -1218.75 46.875 46.875], 'FaceColor',[1 1 1]);
rectangle('Position',[562.5 -1265.62 46.875 46.875], 'FaceColor',[1 1 1]);
rectangle('Position',[609.375 -1265.62 46.875 46.875], 'FaceColor',[1 1 1]);
rectangle('Position',[562.5 -1312.5 46.875 46.875], 'FaceColor',[0 0 0]);
rectangle('Position',[609.375 -1312.5 46.875 46.875], 'FaceColor',[0 0 0]);
rectangle('Position',[656.25 -1265.62 46.875 46.875], 'FaceColor',[1 1 1]);
rectangle('Position',[703.125 -1265.62 46.875 46.875], 'FaceColor',[1 1 1]);
rectangle('Position',[656.25 -1312.5 46.875 46.875], 'FaceColor',[0 0 0]);
rectangle('Position',[703.125 -1312.5 46.875 46.875], 'FaceColor',[1 1 1]);
rectangle('Position',[375 -1359.38 46.875 46.875], 'FaceColor',[0 0 0]);
rectangle('Position',[421.875 -1359.38 46.875 46.875], 'FaceColor',[0 0 0]);
rectangle('Position',[375 -1406.25 46.875 46.875], 'FaceColor',[0 0 0]);
rectangle('Position',[421.875 -1406.25 46.875 46.875], 'FaceColor',[1 1 1]);
rectangle('Position',[468.75 -1359.38 46.875 46.875], 'FaceColor',[0 0 0]);
rectangle('Position',[515.625 -1359.38 46.875 46.875], 'FaceColor',[0 0 0]);
rectangle('Position',[468.75 -1406.25 46.875 46.875], 'FaceColor',[1 1 1]);
rectangle('Position',[515.625 -1406.25 46.875 46.875], 'FaceColor',[1 1 1]);
rectangle('Position',[375 -1453.12 46.875 46.875], 'FaceColor',[0 0 0]);
rectangle('Position',[421.875 -1453.12 46.875 46.875], 'FaceColor',[1 1 1]);
rectangle('Position',[375 -1500 46.875 46.875], 'FaceColor',[0 0 0]);
rectangle('Position',[421.875 -1500 46.875 46.875], 'FaceColor',[0 0 0]);
rectangle('Position',[468.75 -1453.12 46.875 46.875], 'FaceColor',[1 1 1]);
rectangle('Position',[515.625 -1453.12 46.875 46.875], 'FaceColor',[1 1 1]);
rectangle('Position',[468.75 -1500 46.875 46.875], 'FaceColor',[0 0 0]);
rectangle('Position',[515.625 -1500 46.875 46.875], 'FaceColor',[0 0 0]);
rectangle('Position',[562.5 -1359.38 46.875 46.875], 'FaceColor',[0 0 0]);
rectangle('Position',[609.375 -1359.38 46.875 46.875], 'FaceColor',[0 0 0]);
rectangle('Position',[562.5 -1406.25 46.875 46.875], 'FaceColor',[1 1 1]);
rectangle('Position',[609.375 -1406.25 46.875 46.875], 'FaceColor',[1 1 1]);
rectangle('Position',[656.25 -1359.38 46.875 46.875], 'FaceColor',[0 0 0]);
rectangle('Position',[703.125 -1359.38 46.875 46.875], 'FaceColor',[1 1 1]);
rectangle('Position',[656.25 -1406.25 46.875 46.875], 'FaceColor',[1 1 1]);
rectangle('Position',[703.125 -1406.25 46.875 46.875], 'FaceColor',[1 1 1]);
rectangle('Position',[562.5 -1453.12 46.875 46.875], 'FaceColor',[1 1 1]);
rectangle('Position',[609.375 -1453.12 46.875 46.875], 'FaceColor',[1 1 1]);
rectangle('Position',[562.5 -1500 46.875 46.875], 'FaceColor',[0 0 0]);
rectangle('Position',[609.375 -1500 46.875 46.875], 'FaceColor',[0 0 0]);
rectangle('Position',[656.25 -1453.12 46.875 46.875], 'FaceColor',[1 1 1]);
rectangle('Position',[703.125 -1453.12 46.875 46.875], 'FaceColor',[1 1 1]);
rectangle('Position',[656.25 -1500 46.875 46.875], 'FaceColor',[0 0 0]);
rectangle('Position',[703.125 -1500 46.875 46.875], 'FaceColor',[0 0 0]);
rectangle('Position',[843.75 -796.875 46.875 46.875], 'FaceColor',[0 0 0]);
rectangle('Position',[890.625 -796.875 46.875 46.875], 'FaceColor',[0 0 0]);
rectangle('Position',[843.75 -843.75 46.875 46.875], 'FaceColor',[0 0 0]);
rectangle('Position',[890.625 -843.75 46.875 46.875], 'FaceColor',[1 1 1]);
rectangle('Position',[843.75 -890.625 46.875 46.875], 'FaceColor',[0 0 0]);
rectangle('Position',[890.625 -890.625 46.875 46.875], 'FaceColor',[1 1 1]);
rectangle('Position',[843.75 -937.5 46.875 46.875], 'FaceColor',[0 0 0]);
rectangle('Position',[890.625 -937.5 46.875 46.875], 'FaceColor',[1 1 1]);
rectangle('Position',[937.5 -796.875 46.875 46.875], 'FaceColor',[0 0 0]);
rectangle('Position',[984.375 -796.875 46.875 46.875], 'FaceColor',[1 1 1]);
rectangle('Position',[937.5 -843.75 46.875 46.875], 'FaceColor',[1 1 1]);
rectangle('Position',[984.375 -843.75 46.875 46.875], 'FaceColor',[1 1 1]);
rectangle('Position',[750 -984.375 46.875 46.875], 'FaceColor',[0 0 0]);
rectangle('Position',[796.875 -984.375 46.875 46.875], 'FaceColor',[0 0 0]);
rectangle('Position',[750 -1031.25 46.875 46.875], 'FaceColor',[1 1 1]);
rectangle('Position',[796.875 -1031.25 46.875 46.875], 'FaceColor',[1 1 1]);
rectangle('Position',[843.75 -984.375 46.875 46.875], 'FaceColor',[0 0 0]);
rectangle('Position',[890.625 -984.375 46.875 46.875], 'FaceColor',[1 1 1]);
rectangle('Position',[843.75 -1031.25 46.875 46.875], 'FaceColor',[1 1 1]);
rectangle('Position',[890.625 -1031.25 46.875 46.875], 'FaceColor',[1 1 1]);
rectangle('Position',[1312.5 -796.875 46.875 46.875], 'FaceColor',[1 1 1]);
rectangle('Position',[1359.38 -796.875 46.875 46.875], 'FaceColor',[0 0 0]);
rectangle('Position',[1312.5 -843.75 46.875 46.875], 'FaceColor',[1 1 1]);
rectangle('Position',[1359.38 -843.75 46.875 46.875], 'FaceColor',[0 0 0]);
rectangle('Position',[1406.25 -890.625 46.875 46.875], 'FaceColor',[1 1 1]);
rectangle('Position',[1453.12 -890.625 46.875 46.875], 'FaceColor',[0 0 0]);
rectangle('Position',[1406.25 -937.5 46.875 46.875], 'FaceColor',[1 1 1]);
rectangle('Position',[1453.12 -937.5 46.875 46.875], 'FaceColor',[0 0 0]);
rectangle('Position',[1406.25 -984.375 46.875 46.875], 'FaceColor',[1 1 1]);
rectangle('Position',[1453.12 -984.375 46.875 46.875], 'FaceColor',[0 0 0]);
rectangle('Position',[1406.25 -1031.25 46.875 46.875], 'FaceColor',[1 1 1]);
rectangle('Position',[1453.12 -1031.25 46.875 46.875], 'FaceColor',[0 0 0]);
rectangle('Position',[750 -1171.88 46.875 46.875], 'FaceColor',[0 0 0]);
rectangle('Position',[796.875 -1171.88 46.875 46.875], 'FaceColor',[0 0 0]);
rectangle('Position',[750 -1218.75 46.875 46.875], 'FaceColor',[1 1 1]);
rectangle('Position',[796.875 -1218.75 46.875 46.875], 'FaceColor',[0 0 0]);
rectangle('Position',[750 -1265.62 46.875 46.875], 'FaceColor',[1 1 1]);
rectangle('Position',[796.875 -1265.62 46.875 46.875], 'FaceColor',[0 0 0]);
rectangle('Position',[750 -1312.5 46.875 46.875], 'FaceColor',[1 1 1]);
rectangle('Position',[796.875 -1312.5 46.875 46.875], 'FaceColor',[0 0 0]);
rectangle('Position',[937.5 -1265.62 46.875 46.875], 'FaceColor',[1 1 1]);
rectangle('Position',[984.375 -1265.62 46.875 46.875], 'FaceColor',[1 1 1]);
rectangle('Position',[937.5 -1312.5 46.875 46.875], 'FaceColor',[0 0 0]);
rectangle('Position',[984.375 -1312.5 46.875 46.875], 'FaceColor',[0 0 0]);
rectangle('Position',[1031.25 -1265.62 46.875 46.875], 'FaceColor',[1 1 1]);
rectangle('Position',[1078.12 -1265.62 46.875 46.875], 'FaceColor',[1 1 1]);
rectangle('Position',[1031.25 -1312.5 46.875 46.875], 'FaceColor',[0 0 0]);
rectangle('Position',[1078.12 -1312.5 46.875 46.875], 'FaceColor',[1 1 1]);
rectangle('Position',[750 -1359.38 46.875 46.875], 'FaceColor',[1 1 1]);
rectangle('Position',[796.875 -1359.38 46.875 46.875], 'FaceColor',[0 0 0]);
rectangle('Position',[750 -1406.25 46.875 46.875], 'FaceColor',[1 1 1]);
rectangle('Position',[796.875 -1406.25 46.875 46.875], 'FaceColor',[0 0 0]);
rectangle('Position',[750 -1453.12 46.875 46.875], 'FaceColor',[1 1 1]);
rectangle('Position',[796.875 -1453.12 46.875 46.875], 'FaceColor',[0 0 0]);
rectangle('Position',[750 -1500 46.875 46.875], 'FaceColor',[0 0 0]);
rectangle('Position',[796.875 -1500 46.875 46.875], 'FaceColor',[0 0 0]);
rectangle('Position',[937.5 -1359.38 46.875 46.875], 'FaceColor',[0 0 0]);
rectangle('Position',[984.375 -1359.38 46.875 46.875], 'FaceColor',[0 0 0]);
rectangle('Position',[937.5 -1406.25 46.875 46.875], 'FaceColor',[1 1 1]);
rectangle('Position',[984.375 -1406.25 46.875 46.875], 'FaceColor',[1 1 1]);
rectangle('Position',[1031.25 -1359.38 46.875 46.875], 'FaceColor',[0 0 0]);
rectangle('Position',[1078.12 -1359.38 46.875 46.875], 'FaceColor',[1 1 1]);
rectangle('Position',[1031.25 -1406.25 46.875 46.875], 'FaceColor',[1 1 1]);
rectangle('Position',[1078.12 -1406.25 46.875 46.875], 'FaceColor',[1 1 1]);
rectangle('Position',[937.5 -1453.12 46.875 46.875], 'FaceColor',[1 1 1]);
rectangle('Position',[984.375 -1453.12 46.875 46.875], 'FaceColor',[1 1 1]);
rectangle('Position',[937.5 -1500 46.875 46.875], 'FaceColor',[0 0 0]);
rectangle('Position',[984.375 -1500 46.875 46.875], 'FaceColor',[0 0 0]);
rectangle('Position',[1031.25 -1453.12 46.875 46.875], 'FaceColor',[1 1 1]);
rectangle('Position',[1078.12 -1453.12 46.875 46.875], 'FaceColor',[1 1 1]);
rectangle('Position',[1031.25 -1500 46.875 46.875], 'FaceColor',[0 0 0]);
rectangle('Position',[1078.12 -1500 46.875 46.875], 'FaceColor',[0 0 0]);
rectangle('Position',[1125 -1171.88 46.875 46.875], 'FaceColor',[0 0 0]);
rectangle('Position',[1171.88 -1171.88 46.875 46.875], 'FaceColor',[0 0 0]);
rectangle('Position',[1125 -1218.75 46.875 46.875], 'FaceColor',[1 1 1]);
rectangle('Position',[1171.88 -1218.75 46.875 46.875], 'FaceColor',[1 1 1]);
rectangle('Position',[1312.5 -1171.88 46.875 46.875], 'FaceColor',[0 0 0]);
rectangle('Position',[1359.38 -1171.88 46.875 46.875], 'FaceColor',[0 0 0]);
rectangle('Position',[1312.5 -1218.75 46.875 46.875], 'FaceColor',[1 1 1]);
rectangle('Position',[1359.38 -1218.75 46.875 46.875], 'FaceColor',[1 1 1]);
rectangle('Position',[1406.25 -1171.88 46.875 46.875], 'FaceColor',[0 0 0]);
rectangle('Position',[1453.12 -1171.88 46.875 46.875], 'FaceColor',[0 0 0]);
rectangle('Position',[1406.25 -1218.75 46.875 46.875], 'FaceColor',[1 1 1]);
rectangle('Position',[1453.12 -1218.75 46.875 46.875], 'FaceColor',[0 0 0]);
rectangle('Position',[1406.25 -1265.62 46.875 46.875], 'FaceColor',[1 1 1]);
rectangle('Position',[1453.12 -1265.62 46.875 46.875], 'FaceColor',[0 0 0]);
rectangle('Position',[1406.25 -1312.5 46.875 46.875], 'FaceColor',[1 1 1]);
rectangle('Position',[1453.12 -1312.5 46.875 46.875], 'FaceColor',[0 0 0]);
rectangle('Position',[1218.75 -1359.38 46.875 46.875], 'FaceColor',[0 0 0]);
rectangle('Position',[1265.62 -1359.38 46.875 46.875], 'FaceColor',[0 0 0]);
rectangle('Position',[1218.75 -1406.25 46.875 46.875], 'FaceColor',[1 1 1]);
rectangle('Position',[1265.62 -1406.25 46.875 46.875], 'FaceColor',[1 1 1]);
rectangle('Position',[1125 -1453.12 46.875 46.875], 'FaceColor',[1 1 1]);
rectangle('Position',[1171.88 -1453.12 46.875 46.875], 'FaceColor',[1 1 1]);
rectangle('Position',[1125 -1500 46.875 46.875], 'FaceColor',[0 0 0]);
rectangle('Position',[1171.88 -1500 46.875 46.875], 'FaceColor',[0 0 0]);
rectangle('Position',[1218.75 -1453.12 46.875 46.875], 'FaceColor',[1 1 1]);
rectangle('Position',[1265.62 -1453.12 46.875 46.875], 'FaceColor',[1 1 1]);
rectangle('Position',[1218.75 -1500 46.875 46.875], 'FaceColor',[0 0 0]);
rectangle('Position',[1265.62 -1500 46.875 46.875], 'FaceColor',[0 0 0]);
rectangle('Position',[1406.25 -1359.38 46.875 46.875], 'FaceColor',[1 1 1]);
rectangle('Position',[1453.12 -1359.38 46.875 46.875], 'FaceColor',[0 0 0]);
rectangle('Position',[1406.25 -1406.25 46.875 46.875], 'FaceColor',[1 1 1]);
rectangle('Position',[1453.12 -1406.25 46.875 46.875], 'FaceColor',[0 0 0]);
rectangle('Position',[1312.5 -1453.12 46.875 46.875], 'FaceColor',[1 1 1]);
rectangle('Position',[1359.38 -1453.12 46.875 46.875], 'FaceColor',[1 1 1]);
rectangle('Position',[1312.5 -1500 46.875 46.875], 'FaceColor',[0 0 0]);
rectangle('Position',[1359.38 -1500 46.875 46.875], 'FaceColor',[0 0 0]);
rectangle('Position',[1406.25 -1453.12 46.875 46.875], 'FaceColor',[1 1 1]);
rectangle('Position',[1453.12 -1453.12 46.875 46.875], 'FaceColor',[0 0 0]);
rectangle('Position',[1406.25 -1500 46.875 46.875], 'FaceColor',[0 0 0]);
rectangle('Position',[1453.12 -1500 46.875 46.875], 'FaceColor',[0 0 0]);
X=[1400,1359.38,1289.06,1242.19,1171.88,1101.56,1101.56,1078.12,1031.25,914.062,867.188,820.312,773.438,703.125,609.375,609.375,515.625,421.875,328.125,234.375,257.812,257.812,257.812,257.812,234.375,140.625,100];
Y=[-1400,-1359.38,-1382.81,-1382.81,-1359.38,-1289.06,-1242.19,-1171.88,-1031.25,-1007.81,-1007.81,-1007.81,-1007.81,-984.375,-890.625,-796.875,-703.125,-609.375,-515.625,-421.875,-351.562,-304.688,-257.812,-210.938,-140.625,-140.625,-100];
hold on;
plot(X,Y,'r');
legend('2152.19','Location','southoutside');
